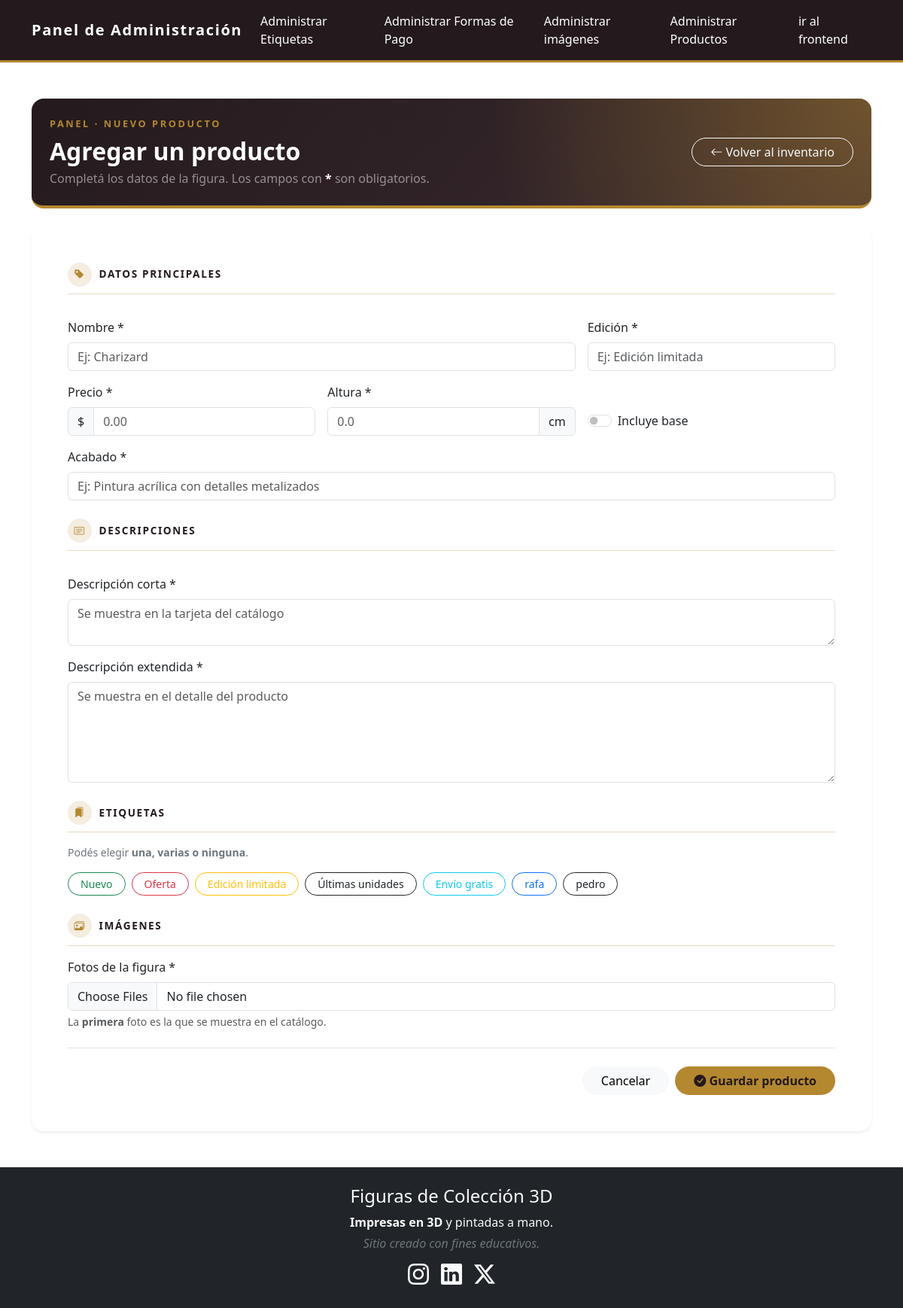
The app's page /admin/index.php?content=add_producto with its own data.
### tables this page shows
CREATE TABLE `etiquetas` (
  `id` int(10) UNSIGNED NOT NULL,
  `nombre` varchar(30) NOT NULL,
  `tipo` varchar(20) NOT NULL
);

### classes/Etiqueta.php (called while the page is built, shortened)
<?php
class Etiqueta
{
    private int $id;
    private string $nombre;
    private string $tipo;
    public static function getTodas(): array
    {
        $conexion = Conexion::getConexion();
        $query = "SELECT * FROM etiquetas ORDER BY id";
        try {
            $PDOStatement = $conexion->prepare($query);
            $PDOStatement->setFetchMode(PDO::FETCH_CLASS, self::class);
            $PDOStatement->execute();
            return $PDOStatement->fetchAll();
        } catch (Throwable $th) {
            echo "<p>Se generó un error en el siguiente archivo: " . $th->getFile() . " en la línea " . $th->getLine() . "</p>";
            die("Error al obtener las etiquetas. Intenta más tarde.");
        }
    }
    public function getId(): int
    {
        return $this->id;
    }
    public function getNombre(): string
    {
        return $this->nombre;
    }
    public function getTipo(): string
    {
        return $this->tipo;
    }
}

### admin/views/add_producto.php (the view, shortened to what this page needs)
<?php
$etiquetas = Etiqueta::getTodas();
?>
<section class="py-4">
    <header class="inventario__hero rounded-4 p-4 mb-4">
        <div class="d-flex flex-column flex-md-row justify-content-between align-items-md-center gap-3">
            <div>
                <p class="inventario__eyebrow text-uppercase mb-2">Panel · Nuevo producto</p>
                <h1 class="h2 fw-bold text-white mb-1">Agregar un producto</h1>
                <p class="text-white-50 mb-0">Completá los datos de la figura. Los campos con <strong class="text-white">*</strong> son obligatorios.</p>
            </div>
            <a href="index.php?content=admin_prodcutos" class="btn btn-outline-light rounded-pill px-4">
                <i class="bi bi-arrow-left" aria-hidden="true"></i> Volver al inventario
            </a>
        </div>
    </header>
    <form action="#" method="post" enctype="multipart/form-data" class="card border-0 shadow-sm rounded-4 p-4 p-lg-5">
        <fieldset class="mb-4">
            <legend class="formulario__leyenda"><span class="inventario__ficha-icono"><i class="bi bi-tag-fill" aria-hidden="true"></i></span> Datos principales</legend>
            <div class="row g-3">
                <div class="col-md-8">
                    <label for="nombre" class="form-label">Nombre *</label>
                    <input type="text" class="form-control" id="nombre" name="nombre" maxlength="100" placeholder="Ej: Charizard" required>
                </div>
                <div class="col-md-4">
                    <label for="edicion" class="form-label">Edición *</label>
                    <input type="text" class="form-control" id="edicion" name="edicion" maxlength="50" placeholder="Ej: Edición limitada" required>
                </div>
                <div class="col-md-4">
                    <label for="precio" class="form-label">Precio *</label>
                    <div class="input-group">
                        <span class="input-group-text">$</span>
                        <input type="number" class="form-control" id="precio" name="precio" min="0" step="0.01" placeholder="0.00" required>
                    </div>
                </div>
                <div class="col-md-4">
                    <label for="altura_cm" class="form-label">Altura *</label>
                    <div class="input-group">
                        <input type="number" class="form-control" id="altura_cm" name="altura_cm" min="0" step="0.1" placeholder="0.0" required>
                        <span class="input-group-text">cm</span>
                    </div>
                </div>
                <div class="col-md-4 d-flex align-items-end">
                    <div class="form-check form-switch mb-2">
                        <input class="form-check-input" type="checkbox" id="base_incluida" name="base_incluida" value="1">
                        <label class="form-check-label" for="base_incluida">Incluye base</label>
                    </div>
                </div>
                <div class="col-12">
                    <label for="acabado" class="form-label">Acabado *</label>
                    <input type="text" class="form-control" id="acabado" name="acabado" maxlength="150" placeholder="Ej: Pintura acrílica con detalles metalizados" required>
                </div>
            </div>
        </fieldset>
        <fieldset class="mb-4">
            <legend class="formulario__leyenda"><span class="inventario__ficha-icono"><i class="bi bi-card-text" aria-hidden="true"></i></span> Descripciones</legend>
            <div class="row g-3">
                <div class="col-12">
                    <label for="descripcion" class="form-label">Descripción corta *</label>
                    <textarea class="form-control" id="descripcion" name="descripcion" rows="2" maxlength="500" placeholder="Se muestra en la tarjeta del catálogo" required></textarea>
                </div>
                <div class="col-12">
                    <label for="descripcion_extendida" class="form-label">Descripción extendida *</label>
                    <textarea class="form-control" id="descripcion_extendida" name="descripcion_extendida" rows="5" placeholder="Se muestra en el detalle del producto" required></textarea>
                </div>
            </div>
        </fieldset>
        <fieldset class="mb-4">
            <legend class="formulario__leyenda"><span class="inventario__ficha-icono"><i class="bi bi-bookmarks-fill" aria-hidden="true"></i></span> Etiquetas</legend>
            <p class="small text-secondary">Podés elegir <strong>una, varias o ninguna</strong>.</p>
            <div class="d-flex flex-wrap gap-2">
                <?php foreach ($etiquetas as $etiqueta): ?>
                    <label
                        class="btn btn-outline-<?= $etiqueta->getTipo(); ?> btn-sm rounded-pill px-3"
                        for="etiqueta_<?= $etiqueta->getId(); ?>">
                        <?= $etiqueta->getNombre(); ?>
                    </label>
                <?php endforeach; ?>
            </div>
        </fieldset>
        <fieldset class="mb-4">
            <legend class="formulario__leyenda"><span class="inventario__ficha-icono"><i class="bi bi-images" aria-hidden="true"></i></span> Imágenes</legend>
            <label
                for="imagenes"
                class="form-label">
                Fotos de la figura *
            </label>
            <input
                type="file"
                class="form-control"
                id="imagenes"
                name="imagenes[]"
                accept="image/*" multiple required>
            <p class="form-text mb-0">La <strong>primera</strong> foto es la que se muestra en el catálogo.</p>
        </fieldset>
        <div class="d-flex flex-column flex-sm-row justify-content-end gap-2 border-top pt-4">
            <a href="index.php?content=admin_prodcutos" class="btn btn-light rounded-pill px-4">Cancelar</a>
            <button type="submit" class="btn inventario__btn-agregar rounded-pill px-4">
                <i class="bi bi-check-circle-fill" aria-hidden="true"></i> Guardar producto
            </button>
        </div>
    </form>
</section>

### css/index.css (style rules this page uses)
.inventario__hero { background: radial-gradient(circle at 100% 0%, rgba(180, 136, 47, 0.45), transparent 45%), linear-gradient(135deg, #241a1d 0%, #3a2a2f 100%); border-bottom: 4px solid #b4882f; }
.inventario__eyebrow { color: #b4882f; font-weight: 700; letter-spacing: 0.2em; font-size: 0.8rem; }
.inventario__btn-agregar { background-color: #b4882f; color: #241a1d; font-weight: 700; }
.inventario__ficha-icono { display: inline-flex; align-items: center; justify-content: center; width: 2rem; height: 2rem; border-radius: 50%; background-color: rgba(180, 136, 47, 0.15); color: #b4882f; flex-shrink: 0; }
.formulario__leyenda { display: flex; align-items: center; gap: 0.6rem; font-size: 0.85rem; font-weight: 700; text-transform: uppercase; letter-spacing: 0.12em; color: #241a1d; padding-bottom: 0.6rem; margin-bottom: 1rem; border-bottom: 1px solid rgba(180, 136, 47, 0.3); }

### records on screen
etiquetas: nombre "Nuevo"
etiquetas: nombre "Oferta"
etiquetas: nombre "Edición limitada"
etiquetas: nombre "Últimas unidades"
etiquetas: nombre "Envío gratis"
etiquetas: nombre "rafa"
etiquetas: nombre "pedro"
